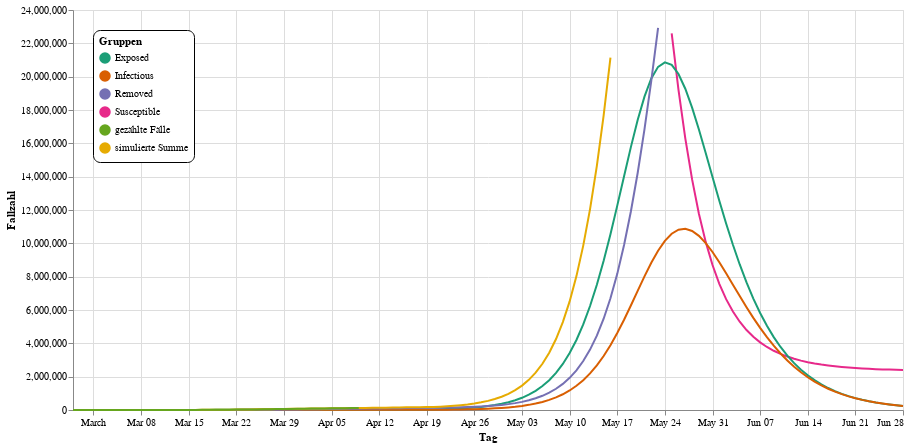

Notebook source saved alongside this figure:
### Markdown cell above
Schränkt man die Werte noch etwas ein, wird der enorme Peak sichtbar:

### Code cell
plot(prediction(prediction_days=80, max_val=23000000, r3=r0, r4=r0))

### Figure 1 — Vega-Lite specification as saved in the notebook (floating-point values rounded to 4 significant figures; data arrays with more than 128 entries replaced by an {"elided": "..."} marker saying what was removed)
{"config": {"view": {"continuousWidth": 400, "continuousHeight": 300}}, "layer": [{"mark": {"type": "line", "point": false}, "encoding": {"color": {"type": "nominal", "field": "Typ", "legend": {"cornerRadius": 7, "fillColor": "white", "legendX": 20, "legendY": 20, "orient": "none", "padding": 6, "strokeColor": "black", "title": "Gruppen"}, "scale": {"scheme": "dark2"}}, "x": {"type": "temporal", "field": "Tag", "title": "Tag"}, "y": {"type": "quantitative", "field": "Fallzahl", "title": "Fallzahl"}}}, {"mark": "point", "encoding": {"opacity": {"value": 0}, "x": {"type": "temporal", "field": "Tag", "title": "Tag"}}, "selection": {"selector004": {"type": "single", "nearest": true, "on": "mouseover", "fields": ["Tag"], "empty": "none"}}}, {"mark": "point", "encoding": {"color": {"type": "nominal", "field": "Typ", "legend": {"cornerRadius": 7, "fillColor": "white", "legendX": 20, "legendY": 20, "orient": "none", "padding": 6, "strokeColor": "black", "title": "Gruppen"}, "scale": {"scheme": "dark2"}}, "opacity": {"condition": {"value": 1, "selection": "selector004"}, "value": 0}, "x": {"type": "temporal", "field": "Tag", "title": "Tag"}, "y": {"type": "quantitative", "field": "Fallzahl", "title": "Fallzahl"}}}, {"mark": {"type": "rule", "color": "gray"}, "encoding": {"x": {"type": "temporal", "field": "Tag", "title": "Tag"}}, "transform": [{"filter": {"selection": "selector004"}}]}, {"mark": {"type": "text", "align": "left", "dx": 4, "dy": -8}, "encoding": {"color": {"type": "nominal", "field": "Typ", "legend": {"cornerRadius": 7, "fillColor": "white", "legendX": 20, "legendY": 20, "orient": "none", "padding": 6, "strokeColor": "black", "title": "Gruppen"}, "scale": {"scheme": "dark2"}}, "text": {"condition": {"type": "quantitative", "field": "Fallzahl", "selection": "selector004"}, "value": " "}, "x": {"type": "temporal", "field": "Tag", "title": "Tag"}, "y": {"type": "quantitative", "field": "Fallzahl", "title": "Fallzahl"}}}, {"mark": {"type": "text", "align": "left", "dx": 4, "dy": -8}, "encoding": {"color": {"value": "gray"}, "text": {"condition": {"type": "temporal", "field": "Tag", "selection": "selector004"}, "value": " "}, "x": {"type": "temporal", "field": "Tag", "title": "Tag"}, "y": {"value": 16}}, "transform": [{"filter": {"selection": "selector004"}}]}], "data": {"name": "data-5e8204f35f998a633d4d247e439c656b"}, "height": 400, "width": 830, "$schema": "https://vega.github.io/schema/vega-lite/v4.8.1.json", "datasets": {"data-5e8204f35f998a633d4d247e439c656b": {"elided": "658 records"}}}
